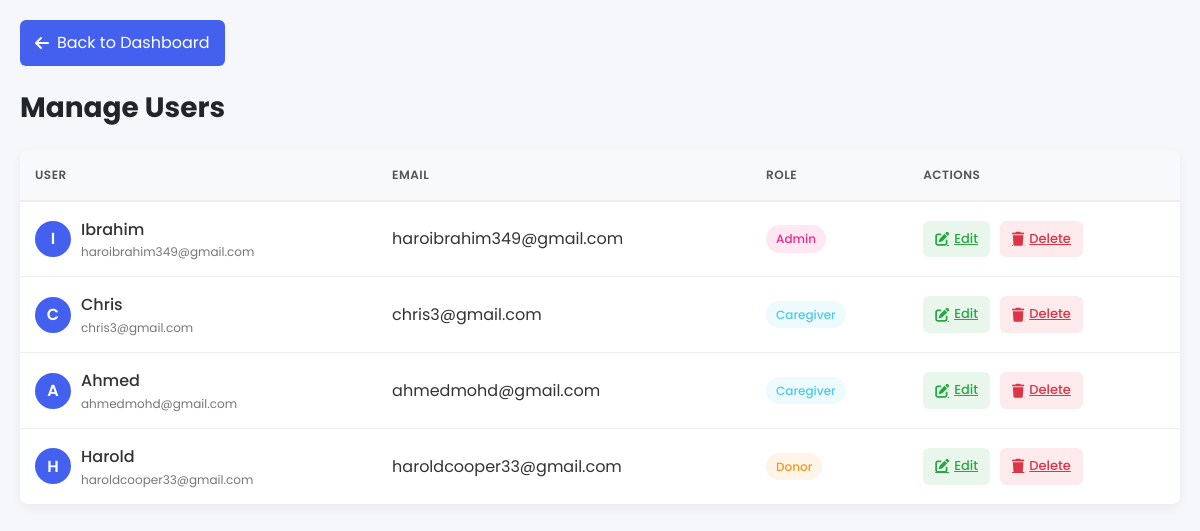
The page /manage_users.php (signed in) on the database its author committed.
### tables this page shows
CREATE TABLE `users` (
  `id` int(11) NOT NULL,
  `username` varchar(50) NOT NULL,
  `email` varchar(100) NOT NULL,
  `password` varchar(255) NOT NULL,
  `role` enum('admin','caregiver','donor') DEFAULT 'donor'
);

### manage_users.php (the view, shortened to what this page needs)
<?php
require 'db.php';
try
{
    $stmt = $pdo->query("SELECT id, username, email, role FROM users");
    $users = $stmt->fetchAll(PDO::FETCH_ASSOC);
} catch (PDOException $e)
{
    error_log("Database error: " . $e->getMessage());
    die("An error occurred while fetching user data.");
}
?>
<!DOCTYPE html>
<html lang="en">
<head>
    <link rel="stylesheet" href="https://cdnjs.cloudflare.com/ajax/libs/font-awesome/6.0.0-beta3/css/all.min.css">
</head>
<body>
    <div class="container">
        <a href="admin_dashboard.php" class="back-btn">
            <i class="fas fa-arrow-left"></i> Back to Dashboard
        </a>
        <h1>Manage Users</h1>
        <table>
            <thead>
                <tr>
                    <th>User</th>
                    <th>Email</th>
                    <th>Role</th>
                    <th>Actions</th>
                </tr>
            </thead>
            <tbody>
                <?php foreach ($users as $user): ?>
                    <tr>
                        <td>
                            <div class="user-cell">
                                <div class="user-avatar">
                                    <?php echo strtoupper(substr($user['username'], 0, 1)); ?>
                                </div>
                                <div>
                                    <div class="user-name"><?php echo htmlspecialchars($user['username']); ?></div>
                                    <div class="user-email"><?php echo htmlspecialchars($user['email']); ?></div>
                                </div>
                            </div>
                        </td>
                        <td><?php echo htmlspecialchars($user['email']); ?></td>
                        <td>
                            <span class="role-badge <?php echo htmlspecialchars($user['role']); ?>">
                                <?php echo htmlspecialchars($user['role']); ?>
                            </span>
                        </td>
                        <td>
                            <div class="action-buttons">
                                <a href="edit_user.php?id=<?php echo $user['id']; ?>" class="btn btn-edit">
                                    <i class="fas fa-edit"></i> Edit
                                </a>
                                <a href="delete_user.php?id=<?php echo $user['id']; ?>" class="btn btn-delete" onclick="return confirm('Are you sure you want to delete this user?');">
                                    <i class="fas fa-trash"></i> Delete
                                </a>
                            </div>
                        </td>
                    </tr>
                <?php endforeach; ?>
            </tbody>
        </table>
    </div>
</body>
</html>

### manage_users.php (style rules this page uses)
:root { --primary: #4361ee; --success: #4cc9f0; --danger: #f72585; --dark: #212529; --light: #f8f9fa; --transition: all 0.3s ease; }
* { margin: 0; padding: 0; box-sizing: border-box; }
body { font-family: 'Poppins', sans-serif; background-color: #f5f7fb; color: #333; line-height: 1.6; }
.container { max-width: 1200px; margin: 0 auto; padding: 20px; }
h1 { font-size: 28px; color: var(--dark); margin-bottom: 20px; }
.back-btn { display: inline-flex; align-items: center; background-color: var(--primary); color: white; padding: 10px 15px; border-radius: 6px; text-decoration: none; margin-bottom: 20px; transition: var(--transition); }
.back-btn i { margin-right: 8px; }
table { width: 100%; border-collapse: collapse; background-color: white; border-radius: 8px; overflow: hidden; box-shadow: 0 4px 12px rgba(0, 0, 0, 0.05); }
th { background-color: #f8f9fa; color: #555; font-weight: 600; text-align: left; padding: 15px; border-bottom: 2px solid #eee; text-transform: uppercase; font-size: 12px; letter-spacing: 0.5px; }
td { padding: 15px; border-bottom: 1px solid #eee; vertical-align: middle; }
tr:last-child td { border-bottom: none; }
.user-avatar { width: 36px; height: 36px; border-radius: 50%; background-color: var(--primary); color: white; display: flex; align-items: center; justify-content: center; font-weight: 600; margin-right: 10px; }
.user-cell { display: flex; align-items: center; }
.user-name { font-weight: 500; }
.user-email { font-size: 12px; color: #777; }
.role-badge { display: inline-block; padding: 4px 10px; border-radius: 20px; font-size: 12px; font-weight: 500; text-transform: capitalize; }
.role-badge.admin { background-color: rgba(247, 37, 133, 0.1); color: var(--danger); }
.role-badge.caregiver { background-color: rgba(76, 201, 240, 0.1); color: var(--success); }
.role-badge.donor { background-color: rgba(248, 150, 30, 0.1); color: #f8961e; }
.action-buttons { display: flex; gap: 10px; }
.btn { padding: 8px 12px; border-radius: 6px; font-size: 13px; font-weight: 500; cursor: pointer; border: none; display: inline-flex; align-items: center; justify-content: center; transition: var(--transition); }
.btn i { font-size: 14px; margin-right: 5px; }
.btn-edit { background-color: rgba(40, 167, 69, 0.1); color: #28a745; }
.btn-delete { background-color: rgba(220, 53, 69, 0.1); color: #dc3545; }

### rows shown on the page
users: username "I", username "Ibrahim", email "haroibrahim349@gmail.com", role "Admin"
users: username "C", username "Chris", email "chris3@gmail.com", role "Caregiver"
users: username "A", username "Ahmed", email "ahmedmohd@gmail.com", role "Caregiver"
users: username "H", username "Harold", email "haroldcooper33@gmail.com", role "Donor"
